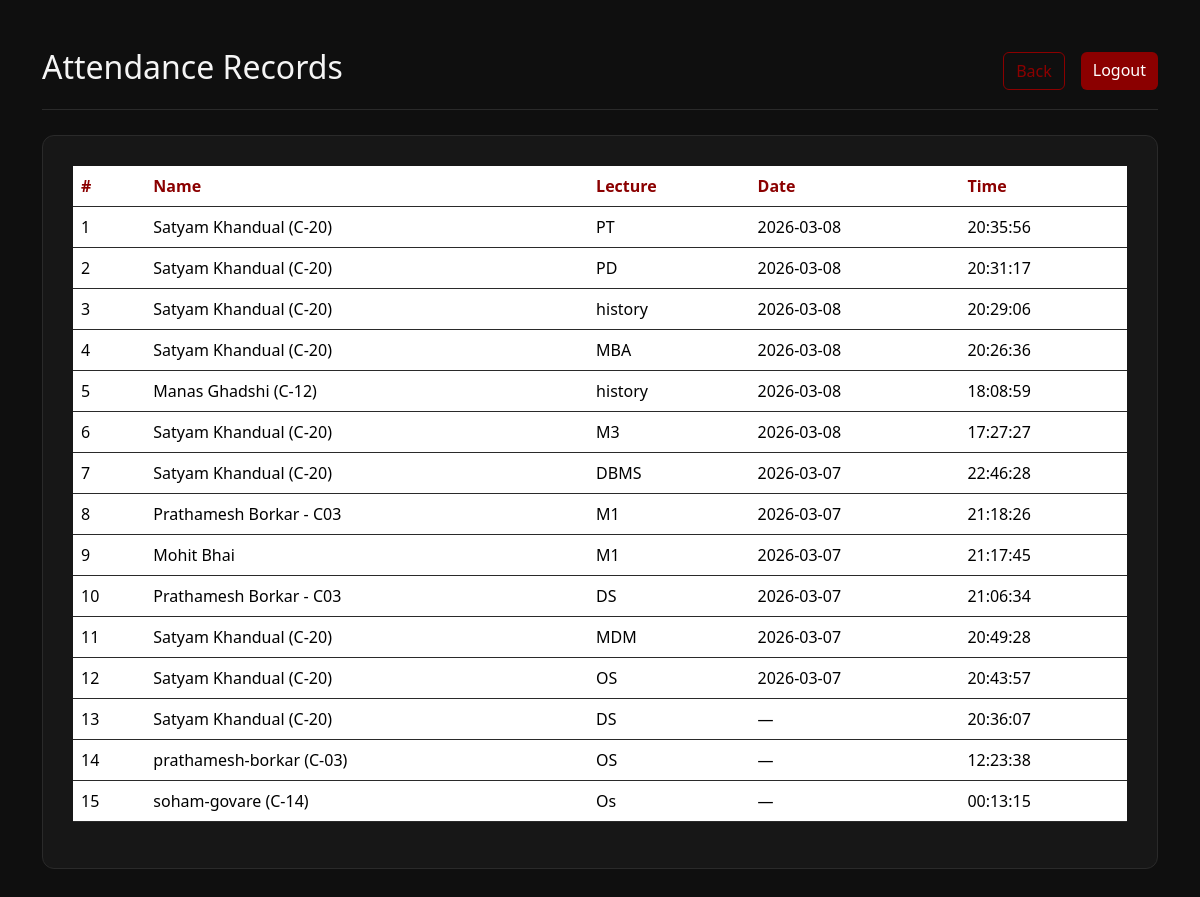
/attendance (signed in), run on an earlier commit of the app's database.
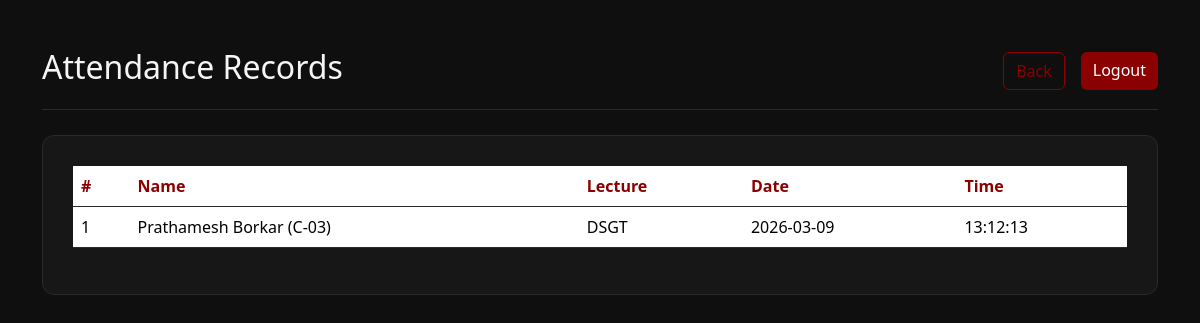
And on a later commit of the database.
### tables this page shows
CREATE TABLE attendance (
            id INTEGER PRIMARY KEY AUTOINCREMENT,
            name TEXT,
            lecture_name TEXT,
            time TEXT,
            UNIQUE(name, lecture_name)
        );

### app.py (the view)
@app.route("/attendance")
@login_required
def attendance_page():
    conn = sqlite3.connect(DB_FILE)
    cur = conn.cursor()
    cur.execute("""
        SELECT name, lecture_name, time
        FROM attendance
        ORDER BY id DESC
    """)
    rows = cur.fetchall()
    conn.close()
    return render_template("attendance.html", rows=rows)

### app.py (called while the page is built)
@login_manager.user_loader
def load_user(user_id):
    conn = sqlite3.connect(DB_FILE)
    cur = conn.cursor()
    cur.execute("SELECT id, email FROM users WHERE id=?", (user_id,))
    user = cur.fetchone()
    conn.close()
    if user:
        return User(user[0], user[1])
    return None

### templates/attendance.html (shortened to what this page needs)
<!DOCTYPE html>
<html>
<head>
  <link rel="stylesheet" href="{{ url_for('static', filename='style.css') }}">
  <link href="https://cdn.jsdelivr.net/npm/bootstrap@5.3.3/dist/css/bootstrap.min.css" rel="stylesheet"/>
</head>
<body>
<div class="container py-5">
  <div class="top-bar d-flex justify-content-between align-items-center">
    <h2>Attendance Records</h2>
    <div class="d-flex gap-3">
      <a href="/" class="btn btn-outline-crimson">Back</a>
      <a href="/logout" class="btn btn-crimson">Logout</a>
    </div>
  </div>
  <div class="custom-card">
    <table class="table">
      <thead>
        <tr>
          <th>#</th>
          <th>Name</th>
          <th>Lecture</th>
          <th>Date</th>
          <th>Time</th>
        </tr>
      </thead>
      <tbody>
        {% for r in rows %}
        <tr>
          <td>{{ loop.index }}</td>
          <td>{{ r[0] }}</td>
          <td>{{ r[1] }}</td>
          {% if ' ' in r[2] %}
            <td>{{ r[2].split(' ')[0] }}</td>
            <td>{{ r[2].split(' ')[1] }}</td>
          {% else %}
            <td>—</td>
            <td>{{ r[2] }}</td>
          {% endif %}
        </tr>
        {% endfor %}
      </tbody>
    </table>
  </div>
</div>
</body>
</html>

### static/style.css (style rules this page uses)
:root { --bg-main: #0f0f0f; --bg-card: #171717; --border-color: #2a2a2a; --accent: #8B0000; --accent-hover: #b30000; --text-main: #f5f5f5; --text-muted: #9a9a9a; }
body { background-color: var(--bg-main) !important; color: var(--text-main) !important; font-family: "Sora",sans-serif; margin: 0; }
.container { background-color: transparent !important; }
.top-bar { border-bottom: 1px solid var(--border-color); padding-bottom: 15px; margin-bottom: 25px; }
.custom-card, .container-box { background-color: var(--bg-card); border: 1px solid var(--border-color); border-radius: 12px; padding: 30px; }
.btn-crimson { background-color: var(--accent) !important; border: none !important; color: white !important; padding: 10px 18px; border-radius: 8px; font-weight: 600; cursor: pointer; }
.btn-outline-crimson { border: 1px solid var(--accent) !important; color: var(--accent) !important; background: transparent !important; padding: 10px 18px; border-radius: 8px; }
table { background-color: var(--bg-card) !important; color: white !important; }
th { color: var(--accent) !important; }
tr { border-color: var(--border-color) !important; }
a { color: var(--accent); text-decoration: none; }

What changed in the data, as far as the page shows it:
removed attendance: name "Satyam Khandual (C-20)", lecture_name "PT", time "2026-03-08", time "20:35:56"
removed attendance: name "Satyam Khandual (C-20)", lecture_name "PD", time "2026-03-08", time "20:31:17"
removed attendance: name "Satyam Khandual (C-20)", lecture_name "history", time "2026-03-08", time "20:29:06"
removed attendance: name "Satyam Khandual (C-20)", lecture_name "MBA", time "2026-03-08", time "20:26:36"
removed attendance: name "Manas Ghadshi (C-12)", lecture_name "history", time "2026-03-08", time "18:08:59"
removed attendance: name "Satyam Khandual (C-20)", lecture_name "M3", time "2026-03-08", time "17:27:27"
removed attendance: name "Satyam Khandual (C-20)", lecture_name "DBMS", time "2026-03-07", time "22:46:28"
removed attendance: name "Prathamesh Borkar - C03", lecture_name "M1", time "2026-03-07", time "21:18:26"
removed attendance: name "Mohit Bhai", lecture_name "M1", time "2026-03-07", time "21:17:45"
removed attendance: name "Prathamesh Borkar - C03", lecture_name "DS", time "2026-03-07", time "21:06:34"
removed attendance: name "Satyam Khandual (C-20)", lecture_name "MDM", time "2026-03-07", time "20:49:28"
removed attendance: name "Satyam Khandual (C-20)", lecture_name "OS", time "2026-03-07", time "20:43:57"
removed attendance: name "Satyam Khandual (C-20)", lecture_name "DS", time "20:36:07"
removed attendance: name "prathamesh-borkar (C-03)", lecture_name "OS", time "12:23:38"
removed attendance: name "soham-govare (C-14)", lecture_name "Os", time "00:13:15"
added attendance: name "Prathamesh Borkar (C-03)", lecture_name "DSGT", time "2026-03-09", time "13:12:13"
